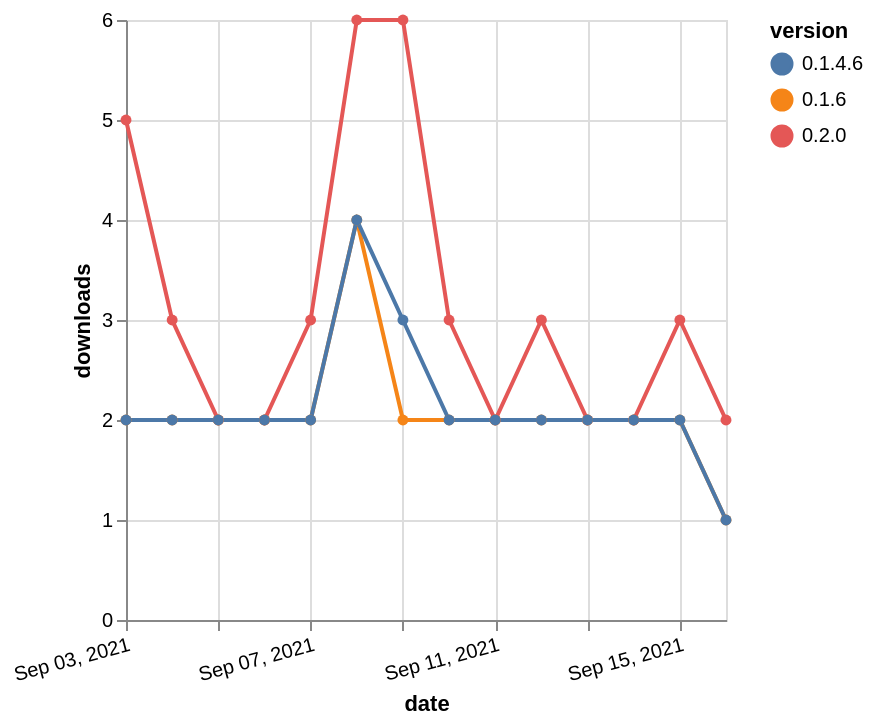

Write a Vega-Lite specification for this figure.
### Vega-Lite specification from a JSON file in a GitHub repository (floating-point values rounded to 4 significant figures)
{"$schema": "https://vega.github.io/schema/vega-lite/v5.json", "description": "A simple bar chart with embedded data.", "data": {"values": [{"date": "2021-09-03", "total": 4578, "delta": 5, "version": "0.2.0"}, {"date": "2021-09-04", "total": 4581, "delta": 3, "version": "0.2.0"}, {"date": "2021-09-05", "total": 4583, "delta": 2, "version": "0.2.0"}, {"date": "2021-09-06", "total": 4585, "delta": 2, "version": "0.2.0"}, {"date": "2021-09-07", "total": 4588, "delta": 3, "version": "0.2.0"}, {"date": "2021-09-08", "total": 4594, "delta": 6, "version": "0.2.0"}, {"date": "2021-09-09", "total": 4600, "delta": 6, "version": "0.2.0"}, {"date": "2021-09-10", "total": 4603, "delta": 3, "version": "0.2.0"}, {"date": "2021-09-11", "total": 4605, "delta": 2, "version": "0.2.0"}, {"date": "2021-09-12", "total": 4608, "delta": 3, "version": "0.2.0"}, {"date": "2021-09-13", "total": 4610, "delta": 2, "version": "0.2.0"}, {"date": "2021-09-14", "total": 4612, "delta": 2, "version": "0.2.0"}, {"date": "2021-09-15", "total": 4615, "delta": 3, "version": "0.2.0"}, {"date": "2021-09-16", "total": 4617, "delta": 2, "version": "0.2.0"}, {"date": "2021-09-03", "total": 2590, "delta": 2, "version": "0.1.6"}, {"date": "2021-09-04", "total": 2592, "delta": 2, "version": "0.1.6"}, {"date": "2021-09-05", "total": 2594, "delta": 2, "version": "0.1.6"}, {"date": "2021-09-06", "total": 2596, "delta": 2, "version": "0.1.6"}, {"date": "2021-09-07", "total": 2598, "delta": 2, "version": "0.1.6"}, {"date": "2021-09-08", "total": 2602, "delta": 4, "version": "0.1.6"}, {"date": "2021-09-09", "total": 2604, "delta": 2, "version": "0.1.6"}, {"date": "2021-09-10", "total": 2606, "delta": 2, "version": "0.1.6"}, {"date": "2021-09-11", "total": 2608, "delta": 2, "version": "0.1.6"}, {"date": "2021-09-12", "total": 2610, "delta": 2, "version": "0.1.6"}, {"date": "2021-09-13", "total": 2612, "delta": 2, "version": "0.1.6"}, {"date": "2021-09-14", "total": 2614, "delta": 2, "version": "0.1.6"}, {"date": "2021-09-15", "total": 2616, "delta": 2, "version": "0.1.6"}, {"date": "2021-09-16", "total": 2617, "delta": 1, "version": "0.1.6"}, {"date": "2021-09-03", "total": 3199, "delta": 2, "version": "0.1.4.6"}, {"date": "2021-09-04", "total": 3201, "delta": 2, "version": "0.1.4.6"}, {"date": "2021-09-05", "total": 3203, "delta": 2, "version": "0.1.4.6"}, {"date": "2021-09-06", "total": 3205, "delta": 2, "version": "0.1.4.6"}, {"date": "2021-09-07", "total": 3207, "delta": 2, "version": "0.1.4.6"}, {"date": "2021-09-08", "total": 3211, "delta": 4, "version": "0.1.4.6"}, {"date": "2021-09-09", "total": 3214, "delta": 3, "version": "0.1.4.6"}, {"date": "2021-09-10", "total": 3216, "delta": 2, "version": "0.1.4.6"}, {"date": "2021-09-11", "total": 3218, "delta": 2, "version": "0.1.4.6"}, {"date": "2021-09-12", "total": 3220, "delta": 2, "version": "0.1.4.6"}, {"date": "2021-09-13", "total": 3222, "delta": 2, "version": "0.1.4.6"}, {"date": "2021-09-14", "total": 3224, "delta": 2, "version": "0.1.4.6"}, {"date": "2021-09-15", "total": 3226, "delta": 2, "version": "0.1.4.6"}, {"date": "2021-09-16", "total": 3227, "delta": 1, "version": "0.1.4.6"}]}, "width": "container", "mark": {"type": "line", "point": {"filled": true}}, "encoding": {"x": {"field": "date", "type": "temporal", "timeUnit": "yearmonthdate", "title": "date", "axis": {"labelAngle": -15}}, "y": {"field": "delta", "type": "quantitative", "title": "downloads"}, "color": {"field": "version", "type": "nominal"}, "tooltip": {"field": "delta"}}}
